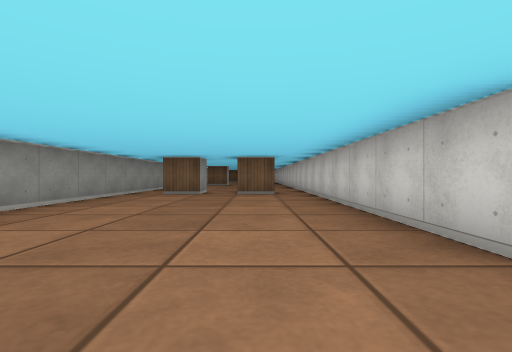
View 1 (above)

19 first-person views from a walk through a cub3D ray-caster map. The camera is about half as high as the walls, looks level and sees 85° across. The floor is counted in squares. Each view is taken from the middle of a square. On the plan, view 1 faces up. The plan holds only what a view shows up to about 9 squares ahead; the rest is blank.

View 2
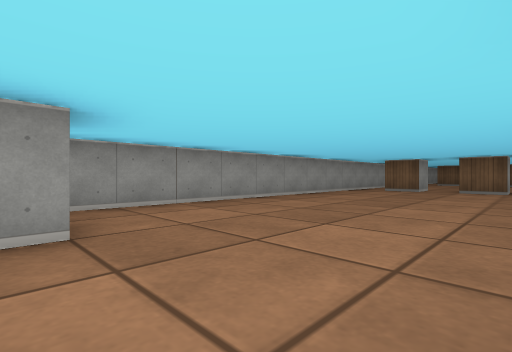

View 3
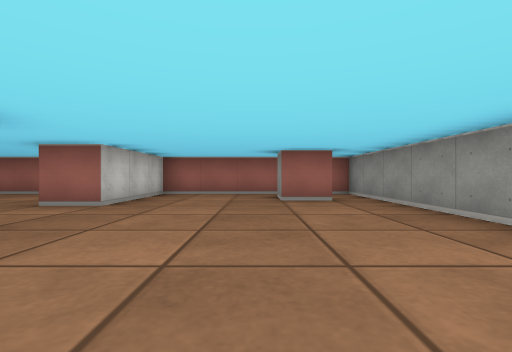

View 4
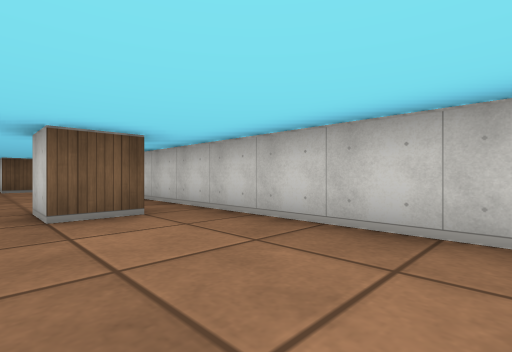

View 5
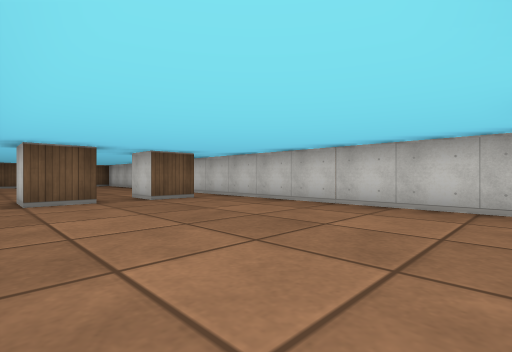

View 6
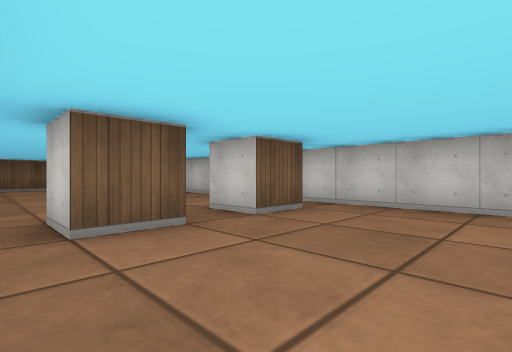

View 7
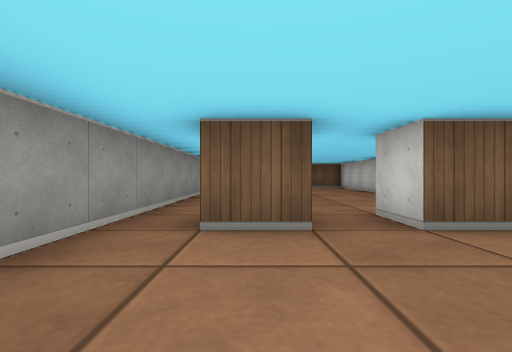

View 8
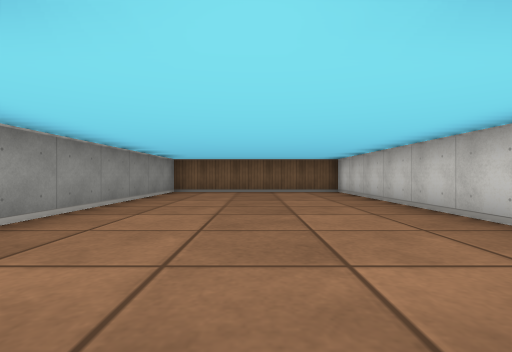

View 9
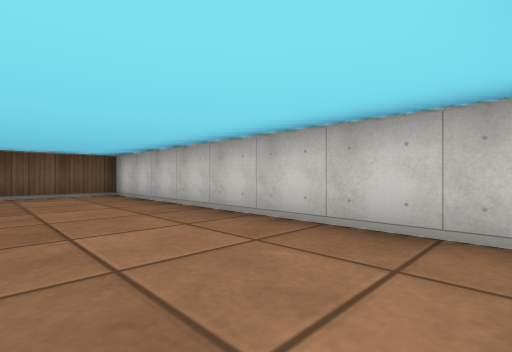

View 10
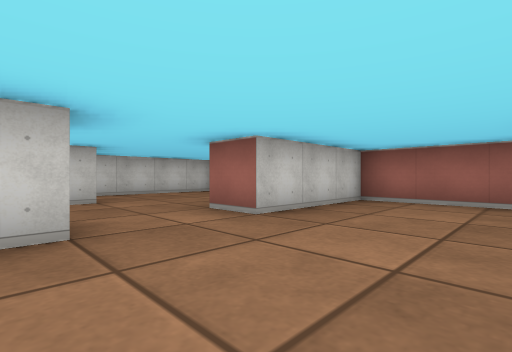

View 11
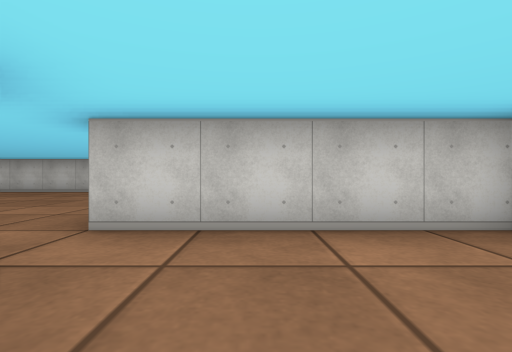

View 12
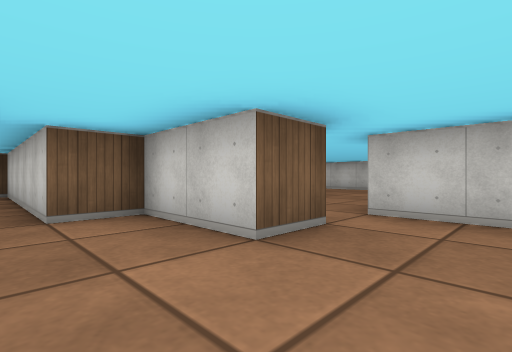

View 13
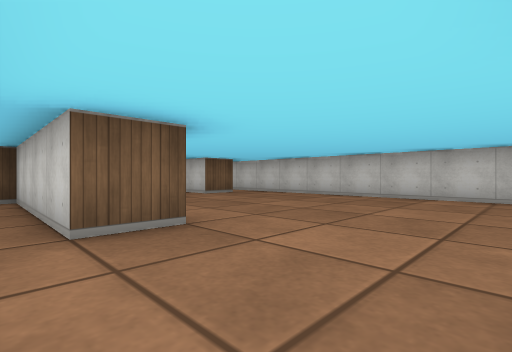

View 14
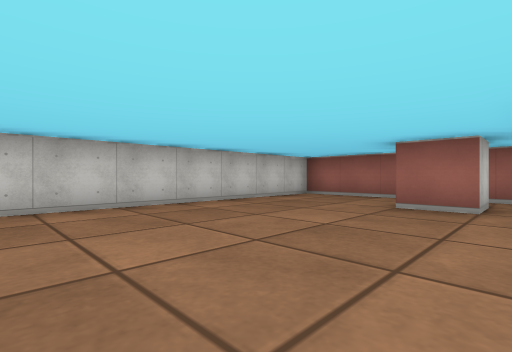

View 15
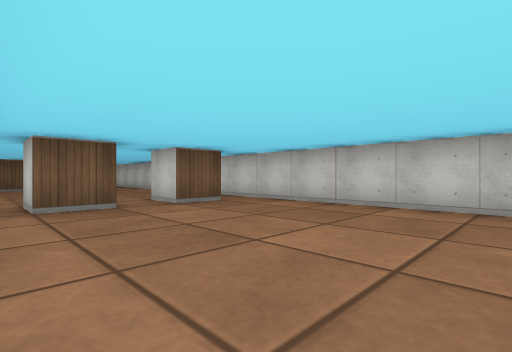

View 16
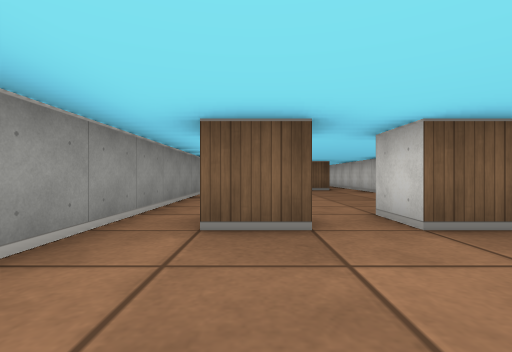

View 17
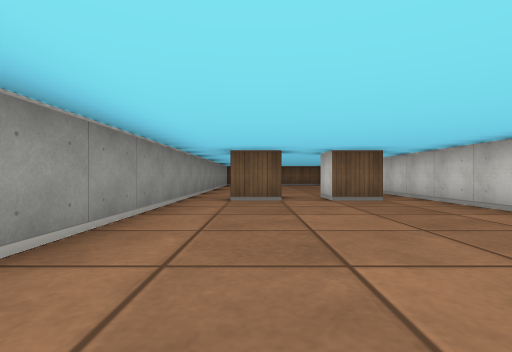

View 18
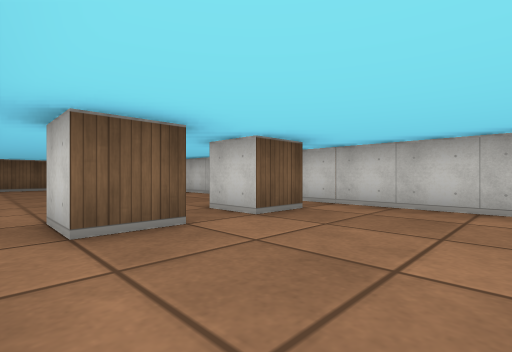

View 19
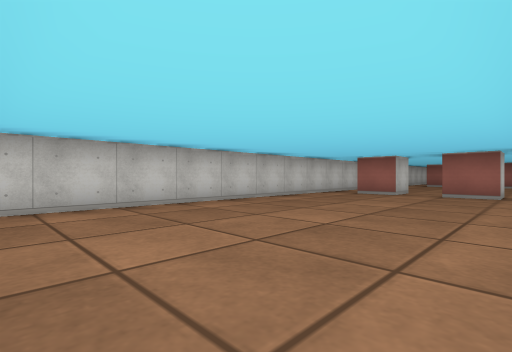

### Floor plan
Ten units are one square. View 1 is at (0, 0); x grows to the right and y downward. Boxes are objects, and circles mark ways between rooms. Rooms are numbered by the first view taken in them; rooms with no view inside come last. Other rooms are left out.
<svg viewBox="-40 -240 170 280">
<path fill="none" stroke="#000" d="M-15 -85 -15 -75 -25 -75M5 -82 5 -78M-35 -90 -35 35 15 35 15 5 25 5M6 -75 -5 -75 -5 -85M-14 -145 -25 -145 -25 -155M5 -145 -5 -145 -5 -155M15 -15 15 -235 -35 -235 -35 -136M-26 15 -15 15 -15 24M55 -5 45 -5 45 -25 35 -25 35 -74M48 35 59 35M65 34 65 -5M96 -75 85 -75 85 -84M115 -75 105 -75 105 -85M125 -121 125 -229M96 -145 85 -145 85 -155 95 -155M115 -145 105 -145 105 -155 115 -155M75 -35 65 -35 65 -75M75 -180 75 -66M85 25 85 15 95 15M101 35 125 35 125 -89M92 -235 85 -235"/>
<circle cx="20" cy="-5" r="3" fill="#2a7"/>
<circle cx="60" cy="0" r="3" fill="#2a7"/>
<text x="-10" y="-100">1</text>
<text x="40" y="0">2</text>
<text x="100" y="-100">3</text>
</svg>
Room 1 opens to room 2. Room 2 opens to room 3.

Where each view was taken, in squares from view 1:
view 1: 0 up, 0 right, facing up
view 2: 2 down, 1 right, facing up-left
view 3: 4 up, 1 left, facing down
view 4: 4 up, 1 left, facing up-right
view 5: 9 up, 3 left, facing up-right
view 6: 12 up, 3 left, facing up-right
view 7: 12 up, 2 left, facing up
view 8: 15 up, 1 left, facing up
view 9: 16 up, 1 left, facing up-right
view 10: 2 up, 1 left, facing down-right
view 11: 1 down, 4 right, facing right
view 12: 1 down, 3 right, facing up-right
view 13: 1 up, 6 right, facing up-right
view 14: 3 up, 8 right, facing down-right
view 15: 3 up, 8 right, facing up-right
view 16: 5 up, 9 right, facing up
view 17: 9 up, 9 right, facing up
view 18: 12 up, 8 right, facing up-right
view 19: 23 up, 8 right, facing down-right
